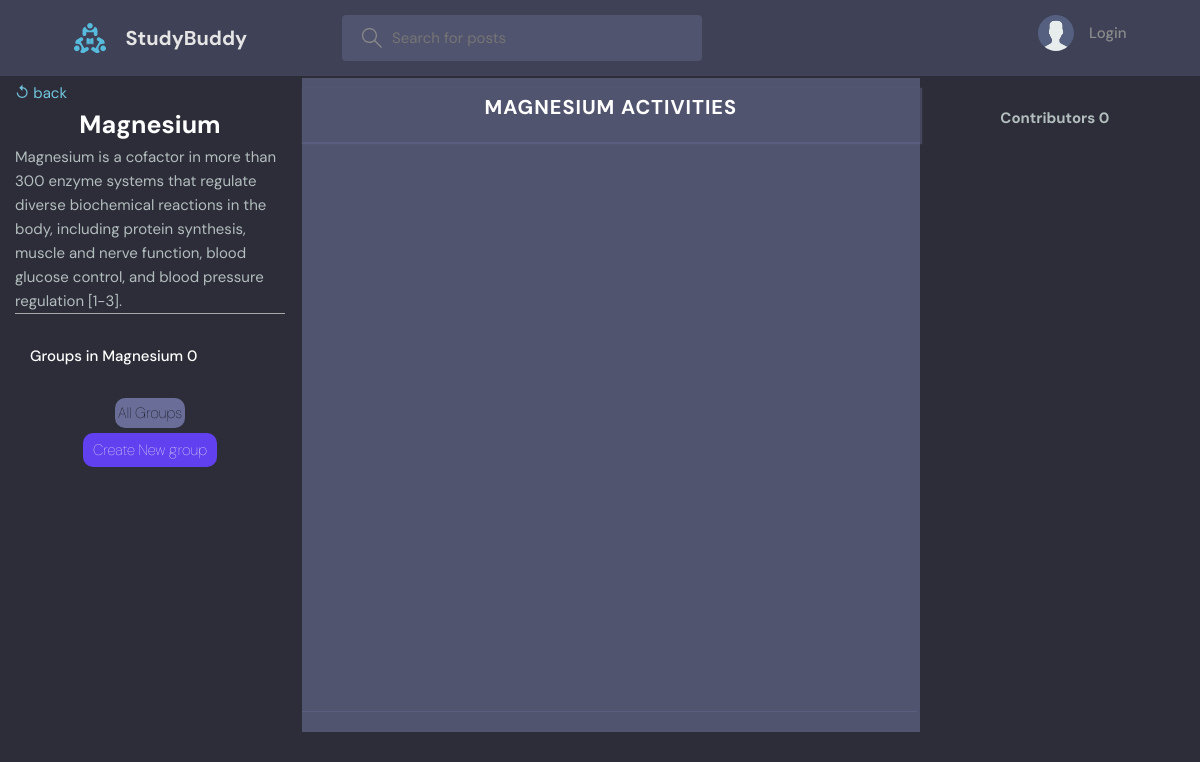
The page /room/1/ on the database its author committed.
### base/models.py (models this page shows)
class Room(models.Model):
    host = models.ForeignKey(User, on_delete=models.SET_NULL, null=True)
    topic = models.ForeignKey(Topic, on_delete=models.SET_NULL, null=True)
    name = models.CharField(max_length=200)
    description = models.TextField(null=True, blank=True)
    contributors = models.ManyToManyField(User, blank=True, related_name='contributors')
    updated = models.DateTimeField(auto_now=True)
    created = models.DateTimeField(auto_now_add=True)
    class Meta:
        ordering = ['-updated', '-created']
    def __str__(self):
        return self.name

### base/views.py (the view)
# urls.py: path('room/<str:pk>/', views.room, name="room"),
def room(request, pk):
    room = Room.objects.get(pk=pk)
    groups = Groups.objects.filter(room=room)[:5]
    room_activity = RoomActivity.objects.filter(room=room).order_by('-date_issued')
    contributors = room.contributors.all()
    context = {
        'contributors': contributors,
        'groups': groups,
        'room': room,
        'room_activity': room_activity,
    }
    return render(request, 'base/room/room_view.html', context)

### base/templates/base/room/room_view.html (shortened to what this page needs)
 {% extends 'main.html' %}
 {% block content %}
     <div class="room_container">
         <div>
             <div class="container">
                 <a href="{{request.META.HTTP_REFERER}}">
                        <p class="back-btn mt"> ↺ back</p>
                 </a>
                 <h3 class="room-header text-center active">
                     {{room}}
                 </h3>
                 <div class="border-bottom">
                     <p>{{room.description}}</p>
                 </div>
             </div>
             <div class="room_group_list">
                 <div class="topics-page layout__body">
                     <ul class="topics__list">
                       <li class="">
                         <a style='color:white;' class="text-center">Groups in {{room}} {{groups.count}}</a>
                       </li>
                     </ul>
                 </div>
                 <div class="topics-page layout__body text-center new_group_link" style='margin:0; padding:0;'>
                     <a href="{% url 'group-create' %}?q={{room.name}}" class="active"><span>All Groups</span></a>
                 </div>
                 <div class="topics-page layout__body text-center new_group_link mt">
                     <a href="{% url 'group-create' %}?q={{room.name}}" class="active" style="background: rgb(97, 65, 239); color:#fff; padding:.5rem 1rem;"><span>Create New group</span></a>
                 </div>
             </div>
         </div>
        <div class="activity__feed" >
            <div class="middle-feed">
                <h2 class="room__activity__header"> {{room}} Activities </h2>
                <div class="trends__wrapper">
                </div>
            </div>
            <div class="">
                <div class="topics-page layout__body">
                    <h1 class="topics-page layout__body text-center">Contributors {{contributors.count}}</h1>
                </div>
            </div>
        </div>
    </div>
 {% endblock content %}

### static/css/style.css (style rules this page uses)
:root { --color-main: #71c6dd; --color-main-light: #e1f6fb; --color-dark: #3f4156; --color-dark-medium: #51546e; --color-dark-light: #696d97; --color-light: #e5e5e5; --color-gray: #8b8b8b; --color-light-gray: #b2bdbd; --color-bg: #2d2d39; --color-success: #5dd693; --color-error: #fc4b0b; }
* { font-family: "DM Sans", -apple-system, BlinkMacSystemFont, "Segoe UI", Roboto, Oxygen, Ubuntu, Cantarell, "Open Sans", "Helvetica Neue", sans-serif; margin: 0; padding: 0; box-sizing: border-box; text-rendering: optimizeLegibility; font-size: inherit; }
html { font-size: 56.25%; }
@media only screen and (min-width: 1200px) { html { font-size: 62.5%; } }
body { line-height: 1.6; font-weight: 400; font-size: 1.5rem; color: var(--color-light-gray); background-color: var(--color-bg); min-height: 100vh; }
a { display: inline-block; color: var(--color-main); text-decoration: none; }
.container { max-width: 120rem; width: 90%; margin: auto; }
.layout__body { margin: 3rem; }
.topics__list { list-style: none; }
.topics__list li a { display: flex; justify-content: space-between; margin-bottom: 3rem; font-weight: 500; color: var(--color-light-gray); transition: all 0.3s ease-in-out; }
.mt { margin-top: 5px; }
.room_container { display: grid; grid-template-columns: 25vw 74vw; }
.activity__feed { display: grid; grid-template-columns: 70% 30% ; height: 80vh; }
.middle-feed { border: 2px solid var(--color-bg); background-color: var(--color-dark-medium); }
.text-center { text-align: center; }
.new_group_link { text-decoration: underline; }
.new_group_link a { color: black; width: fit-content; height: fit-content; background-color: var(--color-dark-light); padding: 3px; font-family:sans-serif; font-weight:lighter; border-radius: 10px; }
.room_group_list { position: relative; }
.room-header { color: white; font-size: 25px; }
.border-bottom { border-bottom: 1px solid darkgray; }
.room__activity__header { display: flex; align-items: center; font-size: 2rem; color: #fff; justify-content: center; align-items: center; padding: .3rem 0 1.9rem 0; margin: 1rem 0; box-shadow: 1px 1px 1px 1px rgb(105, 109, 151, .4); z-index: 100; letter-spacing: 1px; text-transform: uppercase; }
.trends__wrapper { width: 99.5%; height: 70vh; margin-bottom: 2rem; overflow: hidden; overflow-y: auto; display: flex; flex-flow: column; position: relative; border-bottom: 1px solid rgb(105, 109, 151, .4); padding-left: 17%; padding-bottom: .5rem; gap: 2.5rem; }
.trends__wrapper::after { content: ''; border: translate(0% -25%); }

### rows shown on the page
Room: name "Magnesium", description "Magnesium is a cofactor in more than 300 enzyme systems that regulate diverse biochemical reactions in the body, including protein synthesis, muscle and nerve function, blood glucose control, and blood pressure regulation [1-3].", name "MAGNESIUM"

### other values the page prints
{{ groups.count }} "0"
{{ contributors.count }} "0"
